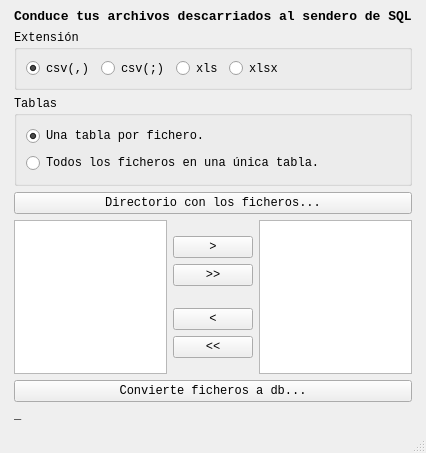
<?xml version="1.0" encoding="UTF-8"?>
<ui version="4.0">
 <class>MainWindow</class>
 <widget class="QMainWindow" name="MainWindow">
  <property name="geometry">
   <rect>
    <x>0</x>
    <y>0</y>
    <width>397</width>
    <height>453</height>
   </rect>
  </property>
  <property name="font">
   <font>
    <family>Consolas</family>
   </font>
  </property>
  <property name="windowTitle">
   <string>MainWindow</string>
  </property>
  <widget class="QWidget" name="centralwidget">
   <layout class="QGridLayout" name="gridLayout">
    <item row="1" column="0">
     <spacer name="horizontalSpacer">
      <property name="orientation">
       <enum>Qt::Horizontal</enum>
      </property>
      <property name="sizeType">
       <enum>QSizePolicy::Minimum</enum>
      </property>
      <property name="sizeHint" stdset="0">
       <size>
        <width>5</width>
        <height>20</height>
       </size>
      </property>
     </spacer>
    </item>
    <item row="3" column="1">
     <widget class="QLabel" name="labelMensaje">
      <property name="text">
       <string>_</string>
      </property>
     </widget>
    </item>
    <item row="2" column="1">
     <widget class="QPushButton" name="pushButtonConvierte">
      <property name="text">
       <string>Convierte ficheros a db...</string>
      </property>
     </widget>
    </item>
    <item row="1" column="1">
     <layout class="QVBoxLayout" name="verticalLayout">
      <item>
       <widget class="QGroupBox" name="groupBox">
        <property name="minimumSize">
         <size>
          <width>0</width>
          <height>60</height>
         </size>
        </property>
        <property name="font">
         <font>
          <weight>50</weight>
          <bold>false</bold>
         </font>
        </property>
        <property name="title">
         <string>Extensión</string>
        </property>
        <property name="checkable">
         <bool>false</bool>
        </property>
        <layout class="QHBoxLayout" name="horizontalLayout_2">
         <item>
          <widget class="QRadioButton" name="radioButtonCSVComa">
           <property name="font">
            <font>
             <weight>50</weight>
             <bold>false</bold>
            </font>
           </property>
           <property name="text">
            <string>csv(,)</string>
           </property>
           <property name="checked">
            <bool>true</bool>
           </property>
          </widget>
         </item>
         <item>
          <widget class="QRadioButton" name="radioButtonCSVPuntoComa">
           <property name="text">
            <string>csv(;)</string>
           </property>
          </widget>
         </item>
         <item>
          <widget class="QRadioButton" name="radioButtonXLS">
           <property name="text">
            <string>xls</string>
           </property>
          </widget>
         </item>
         <item>
          <widget class="QRadioButton" name="radioButtonXLSX">
           <property name="text">
            <string>xlsx</string>
           </property>
          </widget>
         </item>
         <item>
          <spacer name="horizontalSpacer_3">
           <property name="orientation">
            <enum>Qt::Horizontal</enum>
           </property>
           <property name="sizeHint" stdset="0">
            <size>
             <width>40</width>
             <height>20</height>
            </size>
           </property>
          </spacer>
         </item>
        </layout>
       </widget>
      </item>
      <item>
       <widget class="QGroupBox" name="groupBox_2">
        <property name="minimumSize">
         <size>
          <width>0</width>
          <height>90</height>
         </size>
        </property>
        <property name="title">
         <string>Tablas</string>
        </property>
        <layout class="QVBoxLayout" name="verticalLayout_2">
         <item>
          <widget class="QRadioButton" name="radioButtonTablaFichero">
           <property name="toolTip">
            <string>Por cada fichero se crea una tabla diferente dentro de la base de datos.</string>
           </property>
           <property name="statusTip">
            <string/>
           </property>
           <property name="text">
            <string>Una tabla por fichero.</string>
           </property>
           <property name="checked">
            <bool>true</bool>
           </property>
          </widget>
         </item>
         <item>
          <widget class="QRadioButton" name="radioButtonTablaBaseDatos">
           <property name="toolTip">
            <string>Todos los ficheros se agrupan en una única tabla dentro de la base de datos.</string>
           </property>
           <property name="text">
            <string>Todos los ficheros en una única tabla.</string>
           </property>
          </widget>
         </item>
        </layout>
       </widget>
      </item>
      <item>
       <widget class="QPushButton" name="pushButtonDirectorio">
        <property name="text">
         <string>Directorio con los ficheros...</string>
        </property>
       </widget>
      </item>
      <item>
       <layout class="QHBoxLayout" name="horizontalLayout">
        <item>
         <widget class="QListWidget" name="listWidgetFicheros"/>
        </item>
        <item>
         <layout class="QVBoxLayout" name="verticalLayout_3">
          <property name="leftMargin">
           <number>0</number>
          </property>
          <item>
           <spacer name="verticalSpacer_2">
            <property name="orientation">
             <enum>Qt::Vertical</enum>
            </property>
            <property name="sizeHint" stdset="0">
             <size>
              <width>20</width>
              <height>40</height>
             </size>
            </property>
           </spacer>
          </item>
          <item>
           <widget class="QPushButton" name="pushButtonSelecciona">
            <property name="toolTip">
             <string>Selecciona ficheros</string>
            </property>
            <property name="text">
             <string>&gt;</string>
            </property>
           </widget>
          </item>
          <item>
           <widget class="QPushButton" name="pushButtonSeleccionaTodos">
            <property name="toolTip">
             <string>Selecciona todos los ficheros</string>
            </property>
            <property name="text">
             <string>&gt;&gt;</string>
            </property>
           </widget>
          </item>
          <item>
           <spacer name="verticalSpacer">
            <property name="orientation">
             <enum>Qt::Vertical</enum>
            </property>
            <property name="sizeHint" stdset="0">
             <size>
              <width>20</width>
              <height>40</height>
             </size>
            </property>
           </spacer>
          </item>
          <item>
           <widget class="QPushButton" name="pushButtonDeselecciona">
            <property name="toolTip">
             <string>Deselecciona ficheros</string>
            </property>
            <property name="text">
             <string>&lt;</string>
            </property>
           </widget>
          </item>
          <item>
           <widget class="QPushButton" name="pushButtonDeseleccionaTodos">
            <property name="toolTip">
             <string>Deselecciona todos los ficheros</string>
            </property>
            <property name="text">
             <string>&lt;&lt;</string>
            </property>
           </widget>
          </item>
          <item>
           <spacer name="verticalSpacer_3">
            <property name="orientation">
             <enum>Qt::Vertical</enum>
            </property>
            <property name="sizeHint" stdset="0">
             <size>
              <width>20</width>
              <height>40</height>
             </size>
            </property>
           </spacer>
          </item>
         </layout>
        </item>
        <item>
         <widget class="QListWidget" name="listWidgetToSQL"/>
        </item>
       </layout>
      </item>
     </layout>
    </item>
    <item row="0" column="1">
     <widget class="QLabel" name="labelTitulo">
      <property name="font">
       <font>
        <family>Consolas</family>
        <pointsize>10</pointsize>
        <weight>75</weight>
        <bold>true</bold>
       </font>
      </property>
      <property name="text">
       <string>Conduce tus archivos descarriados al sendero de SQL</string>
      </property>
     </widget>
    </item>
    <item row="1" column="2">
     <spacer name="horizontalSpacer_2">
      <property name="orientation">
       <enum>Qt::Horizontal</enum>
      </property>
      <property name="sizeType">
       <enum>QSizePolicy::Minimum</enum>
      </property>
      <property name="sizeHint" stdset="0">
       <size>
        <width>5</width>
        <height>20</height>
       </size>
      </property>
     </spacer>
    </item>
   </layout>
  </widget>
  <widget class="QMenuBar" name="menubar">
   <property name="geometry">
    <rect>
     <x>0</x>
     <y>0</y>
     <width>397</width>
     <height>21</height>
    </rect>
   </property>
  </widget>
  <widget class="QStatusBar" name="statusbar"/>
 </widget>
 <resources/>
 <connections/>
</ui>
